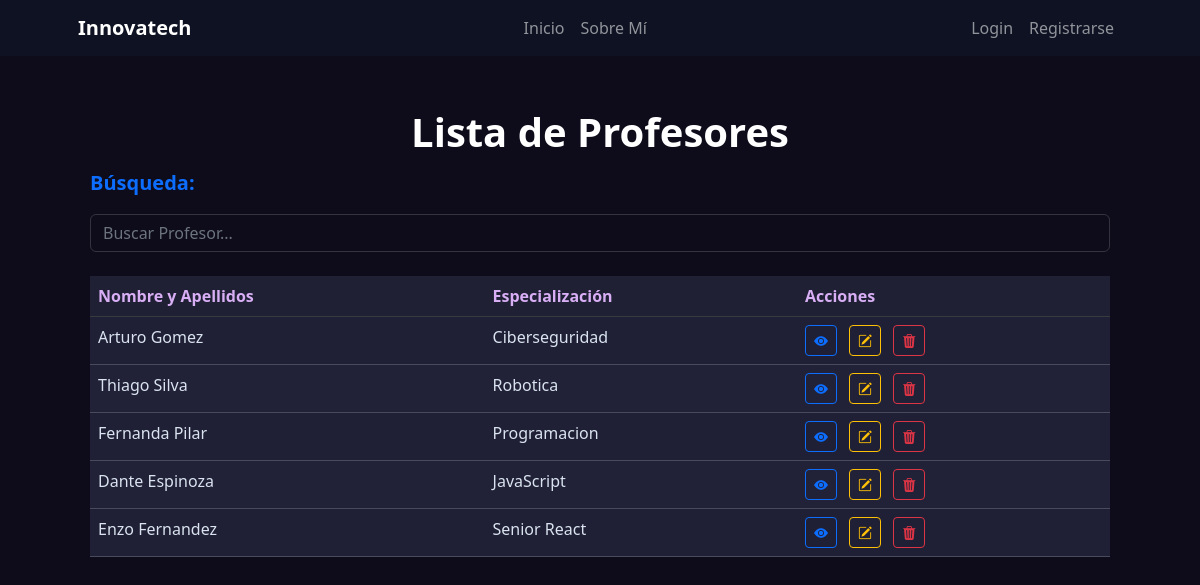
Before: /profesor/list/ with the older database file.
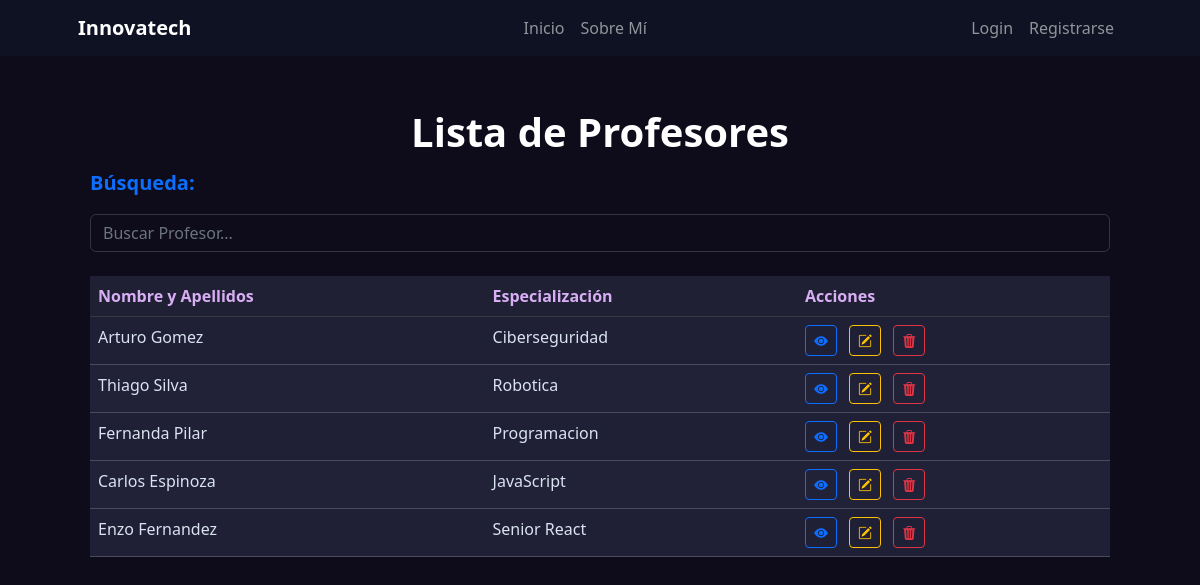
After: the same page with the newer database file.
### profesor/models.py (models this page shows, shortened)
class Profesor(models.Model):
    nombre = models.CharField(max_length=50)
    apellido = models.CharField(max_length=50)
    edad = models.IntegerField()
    especializacion = models.CharField(max_length=100)
    correo_electronico = models.EmailField(unique=True)
    telefono = models.CharField(max_length=15)
    imagen = models.ImageField(upload_to='profesores/', null=True, blank=True)
    class Meta:
        verbose_name = 'Profesor'
        verbose_name_plural = 'Profesores'

### profesor/views.py (the view)
# urls.py: path("list/", views.ProfesorList.as_view(), name="list"),
class ProfesorList(ListView):
    model = models.Profesor
    def get_queryset(self) -> QuerySet:
        if self.request.GET.get("consulta"):
            consulta = self.request.GET.get("consulta")
            object_list = models.Profesor.objects.filter(
                Q(nombre__icontains=consulta) | Q(apellido__icontains=consulta))
        else:
            object_list = models.Profesor.objects.all()
        return object_list

### profesor/templates/profesor/profesor_list.html (shortened to what this page needs)
{% extends 'core/base.html' %}
{% block titulo %}Lista de Profesores{% endblock titulo %}
{% block contenido %}
    <div class="container">
        <div class="row">
            <form action="{% url 'profesor:list' %}" method="get">
                <label class="fs-5 fw-bold mb-3 text-primary">Búsqueda:</label>
                <input
                    type="text"
                    name="consulta"
                    class="form-control"
                    placeholder="Buscar Profesor..."
                >
            </form>
        </div>
        <div class="row my-4">
            <div class="col">
                {% if object_list %}
                    <table class="table table-striped table-hover"  style="background: #212138; border-color: #ffffff2f;">
                        <thead class="table-dark">
                            <tr>
                                <th scope="col" style="background: #1F2034!important; color: #d8aef4;">Nombre y Apellidos</th>
                                <th scope="col" style="background: #1F2034!important; color: #d8aef4;">Especialización</th>
                                <th scope="col" style="background: #1F2034!important; color: #d8aef4;">Acciones</th>
                            </tr>
                        </thead>
                        <tbody>
                            {% for object in object_list %}
                                <tr>
                                    <td style="color: #dae3ef">{{ object.nombre }} {{object.apellido}}</td>
                                    <td style="color: #dae3ef">{{ object.especializacion }}</td>
                                    <td>
                                        <a href="{% url 'profesor:detail' object.id %}" class="btn btn-outline-primary btn-sm me-2">
                                            <i class="bi bi-eye-fill"></i>
                                        </a>
                                        <a href="{% url 'profesor:update' object.id %}" class="btn btn-outline-warning btn-sm me-2">
                                            <i class="bi bi-pencil-square"></i>
                                        </a>
                                        <a href="{% url 'profesor:delete' object.id %}" class="btn btn-outline-danger btn-sm">
                                            <i class="bi bi-trash3-fill"></i>
                                        </a>
                                    </td>
                                </tr>
                            {% endfor %}
                        </tbody>
                    </table>
                {% elif not object_list and request.GET.consulta %}
                    <p class="text-center py-4 m-2 fs-4 text-info text-bg-dark fw-bold rounded-4">
                        No hay Profesor registrado con ese nombre 🫤
                    </p>
                {% else %}
                    <p class="text-center py-4 m-2 fs-4 text-warning text-bg-dark fw-bold rounded-4">
                       Aún no hay Profesores registrados 📢
                    </p>
                {% endif %}
            </div>
        </div>
    </div>
{% endblock contenido %}

Changed rows visible on the page:
changed Profesor "Espinoza": nombre "Dante" → "Carlos"
